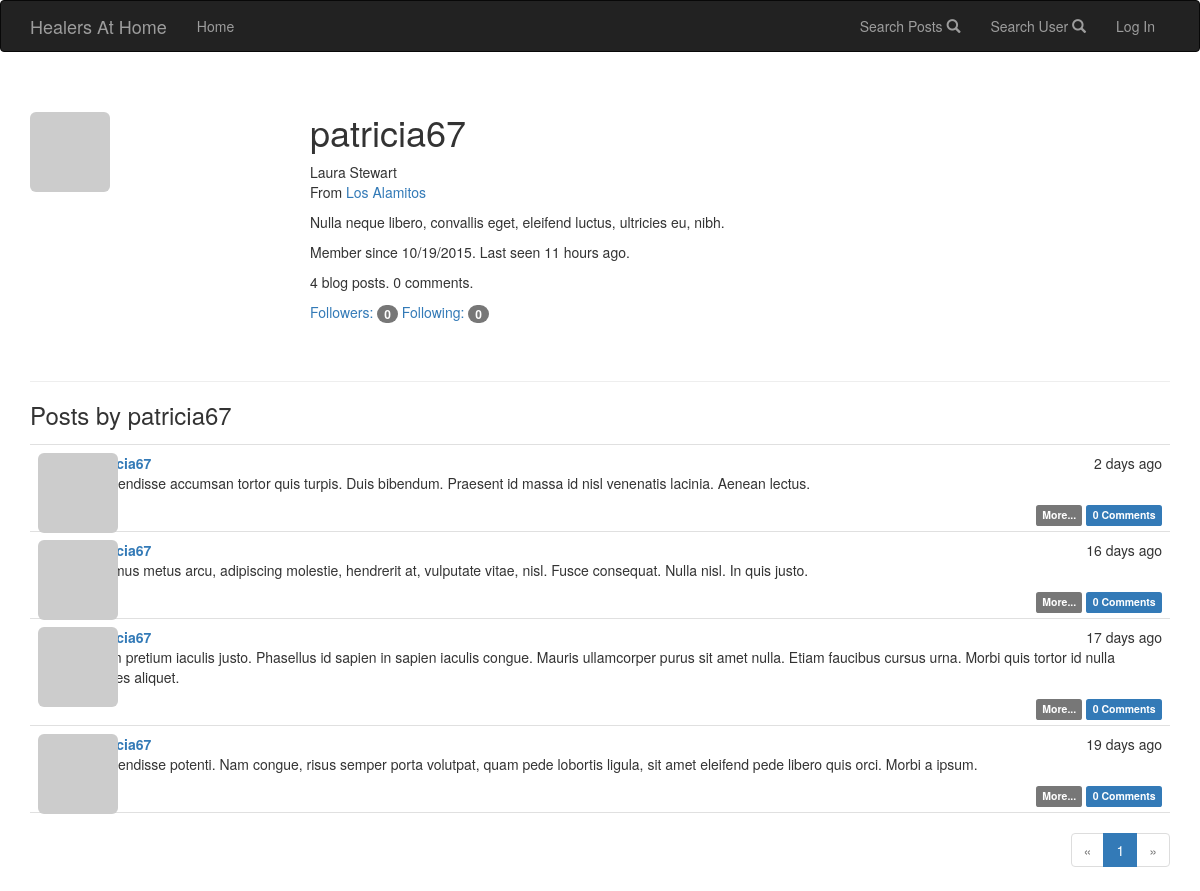
The page /user/patricia67 on the database its author committed.
### app/models.py (models this page shows, shortened)
class User(UserMixin, db.Model):
    __tablename__ = 'users'
    id = db.Column(db.Integer, primary_key=True)
    email = db.Column(db.String(64), unique=True, index=True)
    username = db.Column(db.String(64), unique=True, index=True)
    password_hash = db.Column(db.String(128))
    confirmed = db.Column(db.Boolean, default=True)
    name = db.Column(db.String(64))
    location = db.Column(db.String(64))
    about_me = db.Column(db.Text())
    member_since = db.Column(db.DateTime(), default=datetime.utcnow)
    last_seen = db.Column(db.DateTime(), default=datetime.utcnow)
    avatar_hash = db.Column(db.String(32))
    posts = db.relationship('Post', backref='author', lazy='dynamic')
    followed = db.relationship('Follow',
                               foreign_keys=[Follow.follower_id],
                               backref=db.backref('follower', lazy='joined'),
                               lazy='dynamic',
                               cascade='all, delete-orphan')
    followers = db.relationship('Follow',
                                foreign_keys=[Follow.followed_id],
                                backref=db.backref('followed', lazy='joined'),
                                lazy='dynamic',
                                cascade='all, delete-orphan')
    comments = db.relationship('Comment', backref='author', lazy='dynamic')
    @property
    def password(self):
        raise AttributeError('password is not a readable attribute')
    def gravatar(self, size=100, default='identicon', rating='g'):
        if request.is_secure:
            url = 'https://secure.gravatar.com/avatar'
        else:
            url = 'http://www.gravatar.com/avatar'
        hash = self.avatar_hash or hashlib.md5(
            self.email.encode('utf-8')).hexdigest()
        return '{url}/{hash}?s={size}&d={default}&r={rating}'.format(
            url=url, hash=hash, size=size, default=default, rating=rating)

class Post(db.Model):
    __tablename__ = 'posts'
    __searchable__ = ['body']
    id = db.Column(db.Integer, primary_key=True)
    body = db.Column(db.Text)
    body_html = db.Column(db.Text)
    timestamp = db.Column(db.DateTime, index=True, default=datetime.utcnow)
    author_id = db.Column(db.Integer, db.ForeignKey('users.id'))
    comments = db.relationship('Comment', backref='post', lazy='dynamic')

### app/main/views.py (the view)
@main.route('/user/<username>')
def user(username):
    user = User.query.filter_by(username=username).first_or_404()
    page = request.args.get('page', 1, type=int)
    pagination = user.posts.order_by(Post.timestamp.desc()).paginate(
        page, per_page=current_app.config['H_POSTS_PER_PAGE'],
        error_out=False)
    posts = pagination.items
    return render_template('user.html', user=user, posts=posts,
                           pagination=pagination)

### app/auth/views.py (called while the page is built)
@auth.before_app_request
def before_request():
    if current_user.is_authenticated:
        current_user.ping()
        if not current_user.confirmed \
                and request.endpoint[:5] != 'auth.' \
                and request.endpoint != 'static':
            return redirect(url_for('auth.unconfirmed'))

### app/templates/user.html (shortened to what this page needs)
{% extends "base.html" %}
{% import "_macros.html" as macros %}
{% block page_content %}
<div class="page-header">
    <img class="img-rounded profile-thumbnail" src="{{ user.gravatar(size=256) }}">
    <div class="profile-header">
        <h1>{{ user.username }}</h1>
        {% if user.name or user.location %}
        <p>
            {% if user.name %}{{ user.name }}<br>{% endif %}
            {% if user.location %}
                From <a href="http://maps.google.com/?q={{ user.location }}">{{ user.location }}</a><br>
            {% endif %}
        </p>
        {% endif %}
        {% if user.about_me %}<p>{{ user.about_me }}</p>{% endif %}
        <p>Member since {{ moment(user.member_since).format('L') }}. Last seen {{ moment(user.last_seen).fromNow() }}.</p>
        <p>{{ user.posts.count() }} blog posts. {{ user.comments.count() }} comments.</p>
        <p>
            <a href="{{ url_for('.followers', username=user.username) }}">Followers: <span class="badge">{{ user.followers.count() - 1 }}</span></a>
            <a href="{{ url_for('.followed_by', username=user.username) }}">Following: <span class="badge">{{ user.followed.count() - 1 }}</span></a>
        </p>
    </div>
</div>
<h3>Posts by {{ user.username }}</h3>
{% include '_posts.html' %}
{% if pagination %}
<div class="pagination">
    {{ macros.pagination_widget(pagination, '.user', username=user.username) }}
</div>
{% endif %}
{% endblock %}

### app/templates/base.html (shortened to what this page needs)
{% extends "bootstrap/base.html" %}
{% block head %}
{{ super() }}
<link rel="stylesheet" type="text/css" href="{{ url_for('static', filename='styles.css') }}">
{% endblock %}
{% block navbar %}
<div class="navbar navbar-inverse" role="navigation">
    <div class="container">
        <div class="navbar-header">
            <a class="navbar-brand" href="{{ url_for('main.initialpage') }}">Healers At Home</a>
        </div>
        <div class="navbar-collapse collapse">
            <ul class="nav navbar-nav">
                <li><a href="{{ url_for('main.index') }}">Home</a></li>
            </ul>
            <ul class="nav navbar-nav navbar-right">
                <li><a href="{{ url_for('main.search') }}">Search Posts <span <span class="glyphicon glyphicon-search"></span></a></li>
                <li><a href="{{ url_for('main.usersearch') }}">Search User <span <span class="glyphicon glyphicon-search"></span></a></li>
                {% if current_user.is_authenticated %}
                <li class="dropdown">
                    <a href="#" class="dropdown-toggle" data-toggle="dropdown">
                        <img src="{{ current_user.gravatar(size=18) }}">
                        Account <b class="caret"></b>
                    </a>
                    <ul class="dropdown-menu">
                        <li><a href="{{ url_for('auth.change_password') }}">Change Password</a></li>
                        <li><a href="{{ url_for('auth.change_email_request') }}">Change Email</a></li>
                        <li><a href="{{ url_for('auth.logout') }}">Log Out</a></li>
                    </ul>
                </li>
                {% else %}
                <li><a href="{{ url_for('auth.login') }}">Log In</a></li>
                {% endif %}
            </ul>
        </div>
    </div>
</div>
{% endblock %}
{% block content %}
<div class="container">
    {% block page_content %}{% endblock %}
</div>
{% endblock %}

### app/templates/_macros.html
{% macro pagination_widget(pagination, endpoint, fragment='') %}
<ul class="pagination">
    <li{% if not pagination.has_prev %} class="disabled"{% endif %}>
        <a href="{% if pagination.has_prev %}{{ url_for(endpoint, page=pagination.prev_num, **kwargs) }}{{ fragment }}{% else %}#{% endif %}">
            &laquo;
        </a>
    </li>
    {% for p in pagination.iter_pages() %}
        {% if p %}
            {% if p == pagination.page %}
            <li class="active">
                <a href="{{ url_for(endpoint, page = p, **kwargs) }}{{ fragment }}">{{ p }}</a>
            </li>
            {% else %}
            <li>
                <a href="{{ url_for(endpoint, page = p, **kwargs) }}{{ fragment }}">{{ p }}</a>
            </li>
            {% endif %}
        {% else %}
        <li class="disabled"><a href="#">&hellip;</a></li>
        {% endif %}
    {% endfor %}
    <li{% if not pagination.has_next %} class="disabled"{% endif %}>
        <a href="{% if pagination.has_next %}{{ url_for(endpoint, page=pagination.next_num, **kwargs) }}{{ fragment }}{% else %}#{% endif %}">
            &raquo;
        </a>
    </li>
</ul>
{% endmacro %}

### app/templates/_posts.html (shortened to what this page needs)
<ul class="posts">
    {% for post in posts %}
    <li class="post">
        <div class="post-thumbnail">
            <a href="{{ url_for('.user', username=post.author.username) }}">
                <img class="img-rounded profile-thumbnail" src="{{ post.author.gravatar(size=40) }}">
            </a>
        </div>
        <div class="post-content">
            <div class="post-date">{{ moment(post.timestamp).fromNow() }}</div>
            <div class="post-author"><a href="{{ url_for('.user', username=post.author.username) }}">{{ post.author.username }}</a></div>
            <div class="post-body">
                {% if post.body_html %}
                    {{ post.body_html | safe }}
                {% else %}
                    {{ post.body }}
                {% endif %}
            </div>
            <div class="post-footer">
                <a href="{{ url_for('.post', id=post.id) }}">
                    <span class="label label-default">More...</span>
                </a>
                <a href="{{ url_for('.post', id=post.id) }}#comments">
                    <span class="label label-primary">{{ post.comments.count() }} Comments</span>
                </a>
            </div>
        </div>
    </li>
    {% endfor %}
</ul>

### app/static/styles.css (style rules this page uses)
.profile-thumbnail { position: absolute; }
.profile-header { min-height: 260px; margin-left: 280px; }
ul.posts { list-style-type: none; padding: 0px; margin: 16px 0px 0px 0px; border-top: 1px solid #e0e0e0; }
ul.posts li.post { padding: 8px; border-bottom: 1px solid #e0e0e0; }
div.post-date { float: right; }
div.post-author { font-weight: bold; }
div.post-thumbnail { position: absolute; }
div.post-content { margin-left: 48px; min-height: 48px; }
div.post-footer { text-align: right; }
div.pagination { width: 100%; text-align: right; padding: 0px; margin: 0px; }

### rows shown on the page
User: username "patricia67", name "Laura Stewart", location "Los Alamitos", about_me "Nulla neque libero, convallis eget, eleifend luctus, ultricies eu, nibh.", member_since "10/19/2015", last_seen "11 hours ago"
Post: timestamp "2 days ago", author.username "patricia67", body_html "Suspendisse accumsan tortor quis turpis. Duis bibendum. Praesent id massa id nisl venenatis lacinia. Aenean lectus.", comments.count "0"
Post: timestamp "16 days ago", author.username "patricia67", body_html "Vivamus metus arcu, adipiscing molestie, hendrerit at, vulputate vitae, nisl. Fusce consequat. Nulla nisl. In quis justo.", comments.count "0"
Post: timestamp "17 days ago", author.username "patricia67", body_html "Etiam pretium iaculis justo. Phasellus id sapien in sapien iaculis congue. Mauris ullamcorper purus sit amet nulla. Etiam faucibus cursus urna. Morbi quis tortor id nulla ultrices aliquet.", comments.count "0"
Post: timestamp "19 days ago", author.username "patricia67", body_html "Suspendisse potenti. Nam congue, risus semper porta volutpat, quam pede lobortis ligula, sit amet eleifend pede libero quis orci. Morbi a ipsum.", comments.count "0"

### other values the page prints
{{ user.posts.count() }} "4"
{{ user.comments.count() }} "0"
{{ user.followers.count() - 1 }} "0"
{{ user.followed.count() - 1 }} "0"
{{ p }} "1"
